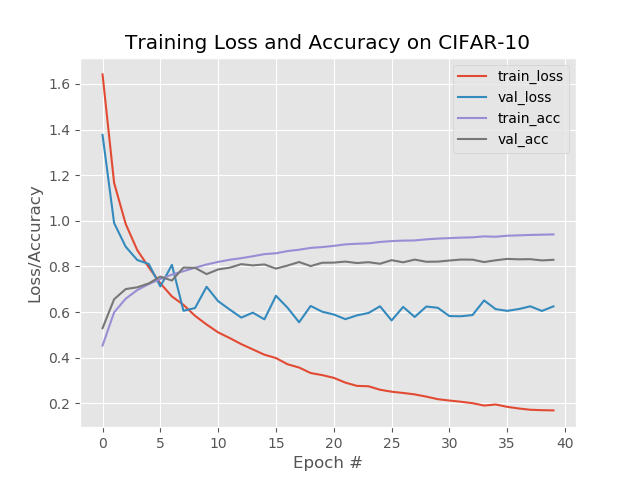
#> input picture cifar10_lr_decay.png, 640 x 480 px
$ python convolutions.py --image cifar10_lr_decay.png
#> lines starting #> are read from the running program, lines starting #| are printed output that depends on the picture
# import libraries
from skimage.exposure import rescale_intensity
import numpy as np
import argparse
import cv2

def convolve(image, K):
    # grab the spatial dimensions of the image and kernel
    (iH, iW) = image.shape[:2]
    (kH, kW) = K.shape[:2]

    # padding the borders
    pad = (kW - 1) // 2
    image = cv2.copyMakeBorder(image, pad, pad, pad, pad, cv2.BORDER_REPLICATE)
    output = np.zeros((iH, iW), dtype="float")

    # sliding the kerner across
    # each (x, y)-coordinate from left-to-right and top-to-bottom
    for y in np.arange(pad, iH + pad):
        for x in np.arange(pad, iW + pad):
            # extract the region of interest(roi)
            # of the image by array slicing extracting *center* region of
            # the current (x, y) co-ordinates dimensions
            roi = image[y - pad:y + pad + 1, x - pad:x + pad + 1]

            # perform the actual convolution by taking the
            # eelement wise multiplication between roi and K
            # then summing the matrix
            k = (roi * K).sum()

            # storing the convolved value in the
            # co-ordinate of the output image
            output[y - pad, x - pad] = k

    # rescale the output image in the range [0, 255]
    output = rescale_intensity(output, in_range=(0, 255))
    output = (output * 255).astype("uint8")

    # return the output image
    return output

# parse the arguments
ap = argparse.ArgumentParser()
ap.add_argument("-i", "--image", required=True, help="path to the input image")
args = vars(ap.parse_args())

# construct average blurring kernels used to smooth an image
smallBlur = np.ones((7, 7), dtype="float") * (1.0 / (7 * 7))
largeBlur = np.ones((21, 21), dtype="float") * (1.0 / (21 * 21))

# construct a sharpening filter
sharpen = np.array((
    [0, -1, 0],
    [-1, 5, -1],
    [0, -1, 0]), dtype="int")

# laplacian kernel to detect edge like kernel
laplacian = np.array((
    [0, 1, 0],
    [1, -4, 1],
    [0, 1, 0]), dtype="int")

# construct the Sobel x-axis kernel
sobelX = np.array((
    [-1, 0, 1],
    [-2, 0, 2],
    [-1, 0, 1]), dtype="int")

# construct the Sobel y-axis kernel
sobelY = np.array((
    [-1, -2, -1],
    [0, 0, 0],
    [1, 2, 1]), dtype="int")

# construct an emboss kernel
emboss = np.array((
    [-2, -1, 0],
    [-1, 1, 1],
    [0, 1, 2]), dtype="int")

kernelBank = (
    ("small_blur", smallBlur),
    ("large_blur", largeBlur),
    ("sharpen", sharpen),
    ("laplacian", laplacian),
    ("sobel_x", sobelX),
    ("sobel_y", sobelY),
    ("emboss", emboss))

# load the input image and convert it to grayscale
image = cv2.imread(args["image"])
#> image is the input picture: shape (480, 640, 3); mean B, G, R 236.2, 235.8, 236.1
gray = cv2.cvtColor(image, cv2.COLOR_BGR2GRAY)

# loop over the kernels
for (kernelName, K) in kernelBank:
    # apply the kernel to the grayscale image using both our custom
    # ‘convolve‘ function and OpenCV’s ‘filter2D‘ function
    print("[INFO] applying {} kernel".format(kernelName))
    convolveOutput = convolve(gray, K)
    opencvOutput = cv2.filter2D(gray, -1, K)

    # show the output images
    cv2.imshow("Original", gray)
    cv2.imshow("{} - convole".format(kernelName), convolveOutput)
    cv2.imshow("{} - opencv".format(kernelName), opencvOutput)
    cv2.waitKey(0)
    cv2.destroyAllWindows()
#> this loop made 7 passes
#> pass 1, in convolve, `image = cv2.copyMakeBorder(image, pad, pad, pad, pad, cv2.BORDER_REPLI..`:
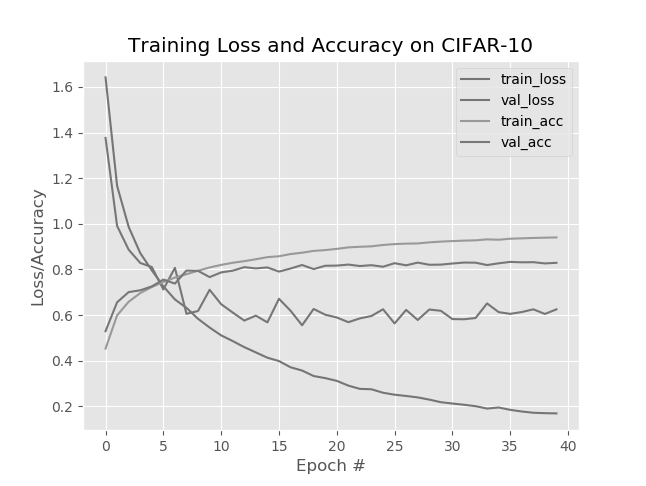
#> image: shape (486, 646); min 0, max 255, mean 236.3
#> pass 1, `convolveOutput = convolve(gray, K)`:
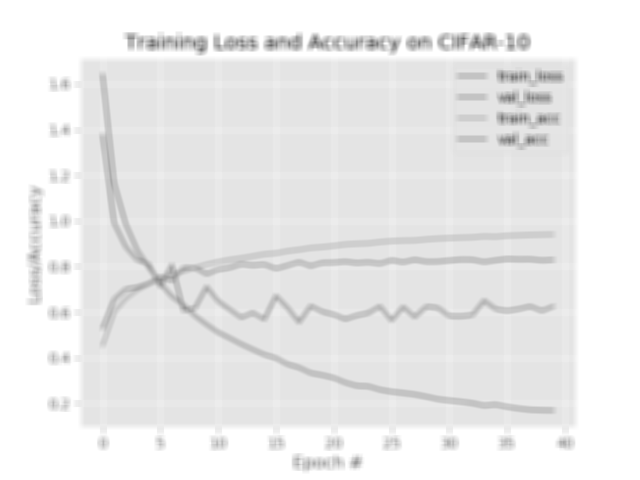
#> convolveOutput: shape (480, 640); min 107, max 255, mean 235.4
#> pass 2, in convolve (call 2), `image = cv2.copyMakeBorder(image, pad, pad, pad, pad, cv2.BORDER_REPLI..`:
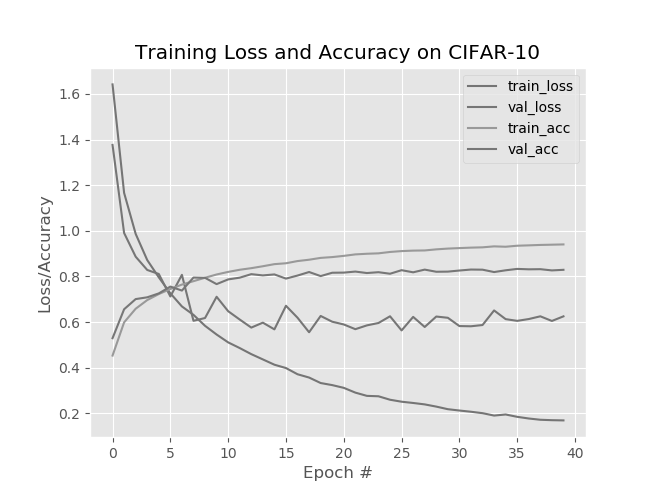
#> image: shape (500, 660); min 0, max 255, mean 237.2

$ run again, on lenet_mnist.png
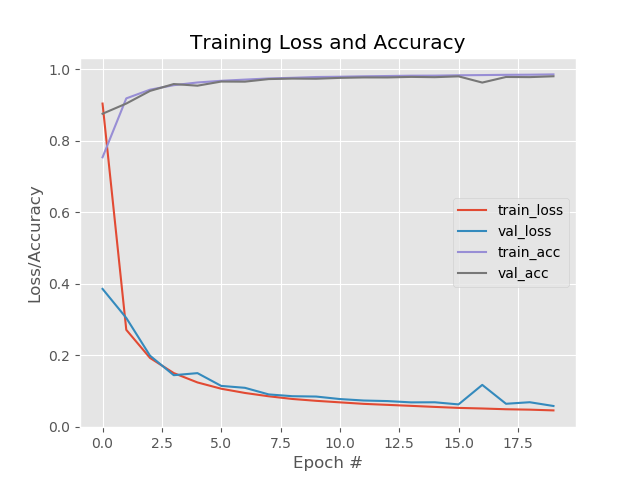
#> input picture lenet_mnist.png, 640 x 480 px
#> image is the input picture: shape (480, 640, 3); mean B, G, R 236.5, 236.2, 236.6
#> the loop `for (kernelName, K) in kernelBank:` made 7 passes
#> pass 1, `convolveOutput = convolve(gray, K)`:
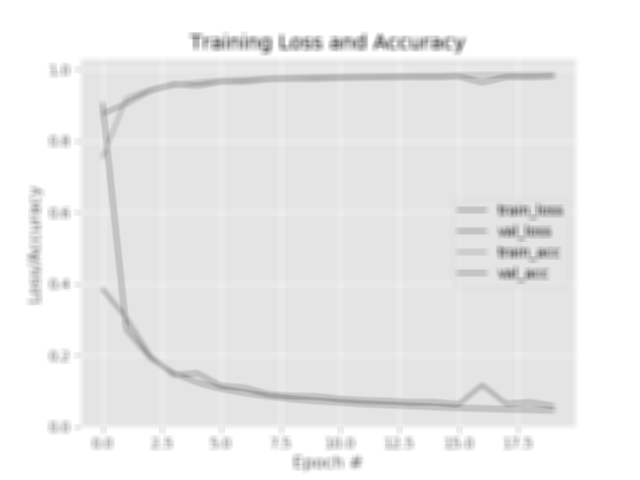
#> convolveOutput: shape (480, 640); min 107, max 255, mean 235.8
#> pass 2, in convolve (call 2), `image = cv2.copyMakeBorder(image, pad, pad, pad, pad, cv2.BORDER_REPLI..`:
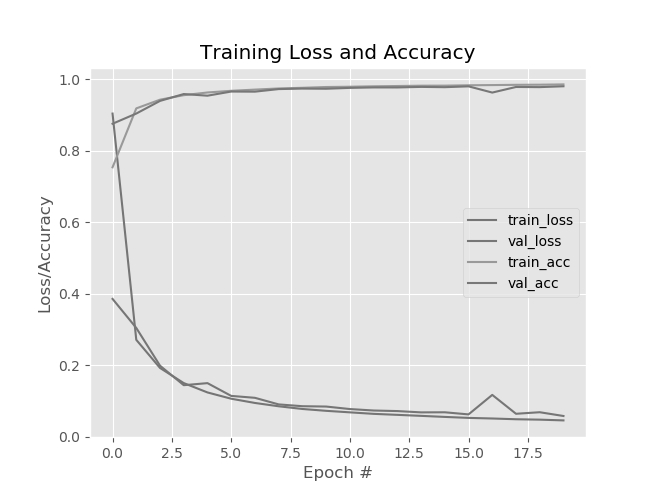
#> image: shape (500, 660); min 0, max 255, mean 237.7

$ run again, on shallownet_cifar10.png
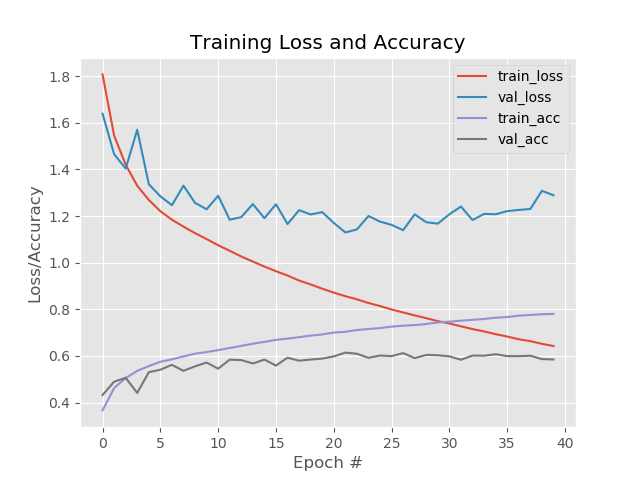
#> input picture shallownet_cifar10.png, 640 x 480 px
#> image is the input picture: shape (480, 640, 3); mean B, G, R 236.6, 236.2, 236.5
#> the loop `for (kernelName, K) in kernelBank:` made 7 passes
#> pass 1, `convolveOutput = convolve(gray, K)`:
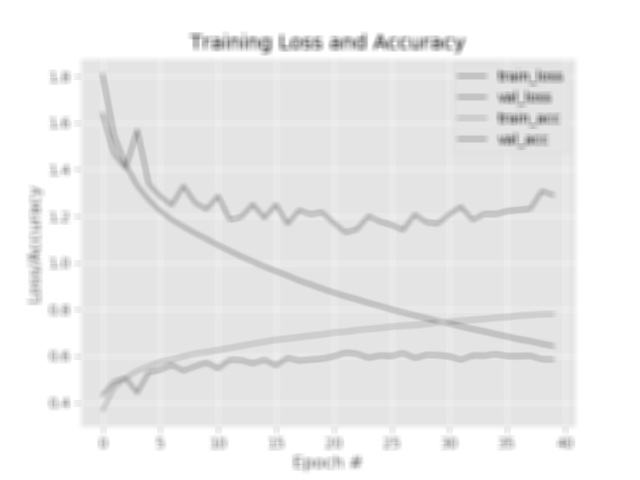
#> convolveOutput: shape (480, 640); min 107, max 255, mean 235.8
#> pass 2, in convolve (call 2), `image = cv2.copyMakeBorder(image, pad, pad, pad, pad, cv2.BORDER_REPLI..`:
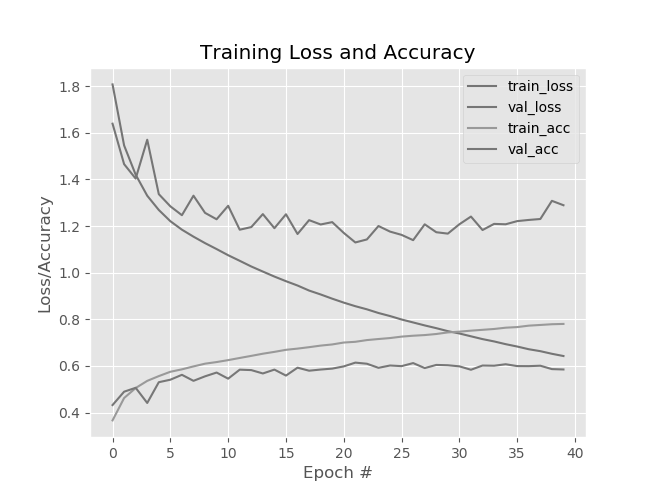
#> image: shape (500, 660); min 0, max 255, mean 237.6
